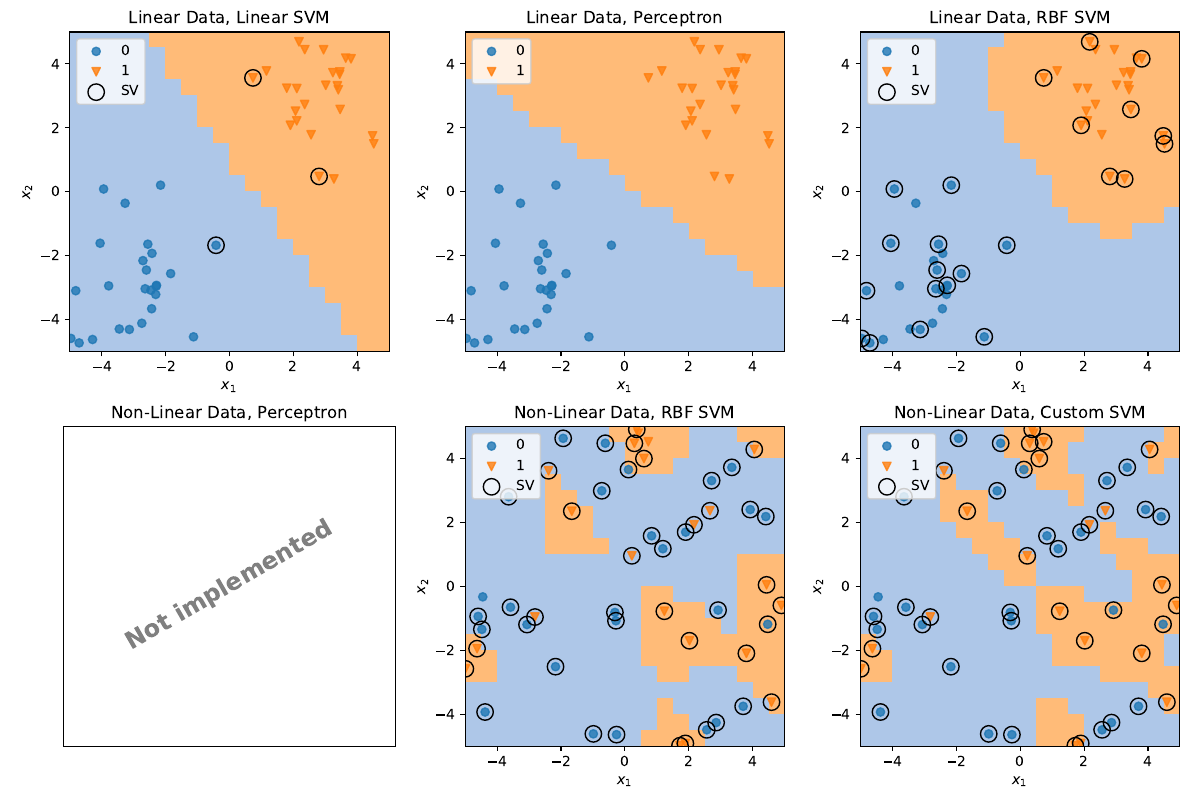

Source code (Python):
#!/usr/bin/env python
# -*- coding: utf-8 -*-

"""
COMP0088 lab exercises for week 4.

Add your code as specified below.

A simple test driver is included in this script. Call it at the command line like this:

  $ python week_4.py

A 6-panel figure, `week_4.pdf`, will be generated so you can check it's doing what you
want. You should not need to edit the driver code, though you can if you wish.
"""

import sys, os, os.path
import argparse
import pprint
from time import perf_counter

import numpy as np
import numpy.random
import matplotlib
import matplotlib.pyplot as plt
import pandas as pd

from sklearn.svm import SVC

import utils


#### ADD YOUR CODE BELOW

# -- Question 1 --

def generate_margined_binary_data ( num_samples, count, limits, rng ):
    """
    Draw random samples from a linearly-separable binary model
    with some non-negligible margin between classes. (The exact
    form of the model is up to you.)
    
    # Arguments
        num_samples: number of samples to generate
            (ie, the number of rows in the returned X
            and the length of the returned y)
        count: the number of feature dimensions
        limits: a tuple (low, high) specifying the value
            range of all the features x_i
        rng: an instance of numpy.random.Generator
            from which to draw random numbers

    # Returns
        X: a matrix of sample vectors, where
            the samples are the rows and the
            features are the columns
            ie, its size should be:
              num_samples x count
        y: a vector of num_samples binary labels
    """
    inset = (limits[1] - limits[0])/6
    
    lo = (limits[0] + inset,) * count
    hi = (limits[1] - inset,) * count
    
    cov = (np.eye(count) - 0.1) / (0.2 * inset)
    
    X_lo = rng.multivariate_normal(lo, cov, num_samples)
    X_hi = rng.multivariate_normal(hi, cov, num_samples)
    
    y_lo = np.zeros(num_samples, dtype=int)
    y_hi = np.ones(num_samples, dtype=int)
    
    X = np.vstack([X_lo, X_hi])
    y = np.concatenate((y_lo, y_hi))
    
    ix = rng.choice(X.shape[0], X.shape[0], replace=False)
    
    X = X[ix, :]
    y = y[ix]
    
    keep = np.all((X > limits[0]) & (X < limits[1]), axis=1)
    X = X[keep,:]
    y = y[keep]
    
    return X[:num_samples,:], y[:num_samples]


def geometric_margin ( X, y, weights, bias ):
    """
    Calculate the geometric margin for a given
    dataset and linear decision boundary. May be
    negative if any of the samples are
    misclassified.

    # Arguments
        X: an array of sample data, where rows are samples
           and columns are features.
        y: vector of ground truth labels for the samples,
           must be same length as number of rows in X
        weights: a vector of weights defining the direction
           of the decision boundary, must be the same
           length as the number of features
        bias: scalar intercept value specifying the position
           of the boundary
    
    # Returns:
        g: the geometric margin -- ie, the minimum distance
           of any of the samples on the correct side of the
           boundary (or the negative greatest distance on the
           wrong side)
    """
    assert(X.shape[0] == len(y))
    assert(X.shape[1] == len(weights))
    
    # correct the labeling for y \in {-1, 1}
    y_m = np.where(y==1, 1, -1)

    # geometric margin
    geom_m = (y_m * (np.dot(X, weights) + bias)) / np.linalg.norm(weights)

    # return the minimum geometric margin
    return np.min(geom_m)
    

# -- Question 2 --

def perceptron_train ( X, y, alpha=1, max_epochs=50, include_bias=True ):
    """
    Learn a linear decision boundary using the
    perceptron algorithm.
    
    # Arguments
        X: an array of sample data, where rows are samples
            and columns are features.
        y: vector of ground truth labels for the samples,
            must be same length as number of rows in X
        alpha: learning rate, ie how much to adjust the
            boundary for each misclassified sample
        max_epochs: maximum number of passes over the
            training set before admitting defeat
        include_bias: whether to automatically add a
            a constant bias feature x0
    
    # Returns:
        weights: vector of feature weights defining the
            decision boundary, either same length as number of
            columns in X or 1 greater if include_bias is True.
            (note that a weights vector will be returned even if
            the algorithm fails to converge)
    """
    assert(X.shape[0] == len(y))

    if include_bias: X = utils.add_x0(X)

    # ininitalise weights to 0
    weights = np.zeros(X.shape[-1])

    # run update algorithm for number of epochs
    for epoch in range(max_epochs):
        err_count = 0
        # loop through training data iteratively
        for i in range(X.shape[0]):
            y_pred = 1 if X[i,:] @ weights >= 0 else 0 # (ternary operator)
            # update weights if classification is incorrect
            if y_pred != y[i]:
                err_count += 1
                weights = weights + (y[i] - y_pred) * alpha * X[i,:]
        # break if algorithm has converged 
        if err_count == 0:
            print(f'perceptron converged after {epoch} epochs')
            return weights


def perceptron_predict ( test_X, weights ):
    """
    Predict binary labels for a dataset using a specified
    decision boundary. (This is intended for us with a boundary
    learned with the perceptron algorithm, but any suitable
    weights vector can be used.)
    
    # Arguments
        test_X: an array of sample data, where rows are samples
            and columns are features.
        weights: vector of feature weights defining the
            decision boundary, either same length as number of
            columns in X or 1 greater -- in the latter case it
            is assumed to contain a bias term, and test_X will
            have a constant term x0=1 prepended
    
    # Returns
        pred_y: a vector of predicted binary labels
            corresponding to the samples in test_X
        
    """
    assert(test_X.shape[1] in (len(weights),len(weights)-1))
    
    # add bias if not included
    if len(weights) > test_X.shape[1]: test_X = utils.add_x0(test_X)

    # assert dimension match
    assert(test_X.shape[-1] == len(weights)), "X dim != weight dim"

    # make prediction
    y_pred = np.where((test_X @ weights) >= 0, 1, 0)

    return y_pred
    

# -- Question 3 --

# - Auxiliary Function -

def binary_nonlinear_decision_2d ( X ):
    """
    Generates different data patterns 
    -> comment out to select different patterns

    # Arguments:
        X: basis feature to be projected

    # Returns:
        projected features
    """
    
    # stripes
    tmp = X[:,0] + X[:,1]
    return (np.floor(tmp/4) == np.floor((tmp+2)/4)).astype(int)
    
    # diamond
    tmp = np.sum(np.abs(X), axis=1)
    return (tmp > 4).astype(int)
    
    # circle
    tmp = np.sum(X * X, axis=1)
    return ((tmp > 2.2) & (tmp < 10)).astype(int)
    
    # quadrants
    return ((X[:,0] * X[:,1]) > 0).astype(int)

def generate_binary_nonlinear_2d ( num_samples, limits, rng ):
    """
    Draw random samples from a binary model that is *not*
    linearly separable in its 2D feature space. (The exact
    form of the model is up to you.)
    
    # Arguments
        num_samples: number of samples to generate
            (ie, the number of rows in the returned X
            and the length of the returned y)
        limits: a tuple (low, high) specifying the value
            range of all the features x_i
        rng: an instance of numpy.random.Generator
            from which to draw random numbers

    # Returns
        X: a matrix of sample vectors, where
            the samples are the rows and the
            features are the columns
            ie, its size should be:
              num_samples x count
        y: a vector of num_samples binary labels
    """
    return utils.random_sample( binary_nonlinear_decision_2d,
                                num_samples=num_samples, limits=limits, rng=rng )


# -- Question 4 --
    
def custom_kernel ( X1, X2, gamma=0.5 ):
    """
    Custom kernel function for use with a support
    vector classifier.
    
    # Arguments
        X1: first array of sample data for comparison,
            with samples as rows and features as
            columns (size N1 x M)
        X2: second array of sample data for comparison,
            with samples as rows and features as
            columns (size N2 x M; may be the same
            as X1)
        gamma: a scaling hyperparameter for the similarity
            function
    
    # Returns
        K: the Gram matrix for the kernel, giving the
           kernel space inner products for each pairing of
           a vector in X1 with one in X2 (size N1 x N2)
    """
    assert(X1.shape[1] == X2.shape[1])
    
    # kernel below is like a Gaussian but using the L1 norm
    # this has slightly different convergence, although it's
    # probably not actually useful for very much!

    if gamma is None:
        gamma = 1 / (X1.shape[1] * X1.var())
        
    result = np.zeros((X1.shape[0], X2.shape[0]))
    for x1 in range(X1.shape[0]):
        for x2 in range(X2.shape[0]):
            result[x1,x2] = np.exp(-gamma * np.max(np.abs(X1[x1,:] - X2[x2,:]))**2)
    return result


#### TEST DRIVER

def process_args():
    ap = argparse.ArgumentParser(description='week 4 coursework script for COMP0088')
    ap.add_argument('-s', '--seed', help='seed random number generator', type=int, default=None)
    ap.add_argument('-n', '--num_samples', help='number of samples to use', type=int, default=50)
    ap.add_argument('-c', '--cost', help='cost hyperparam for SVMs', type=float, default=1.0)
    ap.add_argument('-g', '--gamma', help='gamma hyperparam for SVM kernels', type=float, default=0.5)
    ap.add_argument('-r', '--resolution', help='grid sampling resolution for classification plots', type=int, default=20)
    ap.add_argument('file', help='name of output file to produce', nargs='?', default='week_4.pdf')
    return ap.parse_args()

def plot_svm_map ( axes, svm, X, y, resolution, title ):
    """
    Utility to plot the classification map of an SVM
    highlighting the support vectors.
    """
    utils.plot_classification_map(axes, lambda z: svm.predict(z), X, y,
                                  resolution=resolution, title=title, legend_loc=None)
    axes.scatter(X[svm.support_,0], X[svm.support_,1],
                 facecolors='none', edgecolors='k', s=140, label='SV')
    axes.legend(loc='upper left')


if __name__ == '__main__':
    args = process_args()
    rng = numpy.random.default_rng(args.seed)
    
    LIMITS=(-5, 5)
    
    fig = plt.figure(figsize=(12, 8))
    axs = fig.subplots(nrows=2, ncols=3)

    print('Q1: generating linearly separable data')    
    X_lin, y_lin = generate_margined_binary_data ( args.num_samples, 2, LIMITS, rng )
    if X_lin is None:
        print('not implemented')
        utils.plot_unimplemented(axs[0,0], title='Linear Data, Linear SVM')
        utils.plot_unimplemented(axs[0,1], title='Linear Data, Perceptron')
        utils.plot_unimplemented(axs[0,2], title='Linear Data, RBF SVM')        
    else:
        print('Q1: fitting linear SVM')
        t0 = perf_counter()
        svm_lin = SVC(kernel='linear', C=args.cost)
        svm_lin.fit(X_lin, y_lin)
        print('time taken: %.2f seconds' % (perf_counter() - t0))

        print('Q1: plotting fit')
        t0 = perf_counter()
        plot_svm_map ( axs[0,0], svm_lin, X_lin, y_lin, args.resolution, title='Linear Data, Linear SVM' )
        print('time taken: %.2f seconds' % (perf_counter() - t0))
        
        print('Q1: calculating geometric margin')
        marg_svm = geometric_margin(X_lin, y_lin, svm_lin.coef_[0,:], svm_lin.intercept_[0])
        
        if marg_svm is None:
            print('not implemented')
        else:
            print(f'Linear SVM geometric margin: {marg_svm:.3f}')

        print('Q1: fitting RBF SVM')
        t0 = perf_counter()
        svm_rbf = SVC(kernel='rbf', C=args.cost, gamma=args.gamma)
        svm_rbf.fit(X_lin, y_lin)
        print('time taken: %.2f seconds' % (perf_counter() - t0))

        print('Q1: plotting fit')
        t0 = perf_counter()
        plot_svm_map ( axs[0,2], svm_rbf, X_lin, y_lin, args.resolution, title='Linear Data, RBF SVM' )
        print('time taken: %.2f seconds' % (perf_counter() - t0))

        print('Q2: fitting perceptron')

        t0 = perf_counter()
        pw = perceptron_train(X_lin, y_lin)
        if pw is None:
            print('perceptron not implemented')
            utils.plot_unimplemented(axs[0,1], title='Linear Data, Perceptron')
        else:
            print('time taken: %.2f seconds' % (perf_counter() - t0))
            print('Q2: plotting fit')
            utils.plot_classification_map(axs[0,1], lambda z: perceptron_predict(z, pw), X_lin, y_lin, resolution=args.resolution, title=f'Linear Data, Perceptron')

            print('Q2: calculating geometric margin')
            marg_ptron = geometric_margin(X_lin, y_lin, pw[1:], pw[0])
        
            if marg_svm is None:
                print('not implemented')
            else:
                print(f'Perceptron geometric margin: {marg_ptron:.3f}')
                print(f'SVM margin greater by: {marg_svm - marg_ptron:.3f}')

    print('Q3: generating non-linear data')    
    X_non, y_non = generate_binary_nonlinear_2d ( args.num_samples, LIMITS, rng )
    
    if X_non is None:
        print('not implemented')
        utils.plot_unimplemented(axs[1,0], title='Non-Linear Data, Perceptron')
        utils.plot_unimplemented(axs[1,1], title='Non-Linear Data, RBF SVM')
        utils.plot_unimplemented(axs[1,2], title='Non-Linear Data, Custom SVM')
    else:
        print('Q3: fitting perceptron')
        t0 = perf_counter()
        pw = perceptron_train(X_non, y_non)
        if pw is None:
            print('perceptron not implemented')
            utils.plot_unimplemented(axs[1,0], title='Non-Linear Data, Perceptron')
        else:
            print('time taken: %.2f seconds' % (perf_counter() - t0))
            print('Q3: plotting fit')
            utils.plot_classification_map(axs[1,0], lambda z: perceptron_predict(z, pw), X_non, y_non, resolution=args.resolution, title=f'Non-Linear Data, Perceptron')
        
        print('Q3: fitting RBF SVM')
        t0 = perf_counter()
        svm_rbf = SVC(kernel='rbf', C=args.cost, gamma=args.gamma)
        svm_rbf.fit(X_non, y_non)
        print('time taken: %.2f seconds' % (perf_counter() - t0))

        print('Q3: plotting fit')
        t0 = perf_counter()
        plot_svm_map ( axs[1,1], svm_rbf, X_non, y_non, args.resolution, title='Non-Linear Data, RBF SVM')
        print('time taken: %.2f seconds' % (perf_counter() - t0))
        
        # check custom kernel at least superficially works
        # before trying to train an SVM with it
        zz = np.zeros((1,1))
        if custom_kernel(zz,zz) is None:
            print('Q4: custom kernel not implemented')
            utils.plot_unimplemented(axs[1,2], title='Non-Linear Data, Custom SVM')
        else:
            print(f'Q4: fitting SVM with custom kernel')
            
            def kernel ( x, y ):
                return custom_kernel(x, y, args.gamma)
            
            t0 = perf_counter()
            svm_cust = SVC(kernel=custom_kernel, C=args.cost)
            svm_cust.fit(X_non, y_non)
            print('time taken: %.2f seconds' % (perf_counter() - t0))

            print('Q4: plotting fit')
            t0 = perf_counter()
            plot_svm_map ( axs[1,2], svm_cust, X_non, y_non, args.resolution, title='Non-Linear Data, Custom SVM')
            print('time taken: %.2f seconds' % (perf_counter() - t0))
    
    fig.tight_layout(pad=1)
    fig.savefig(args.file)
    plt.close(fig)
